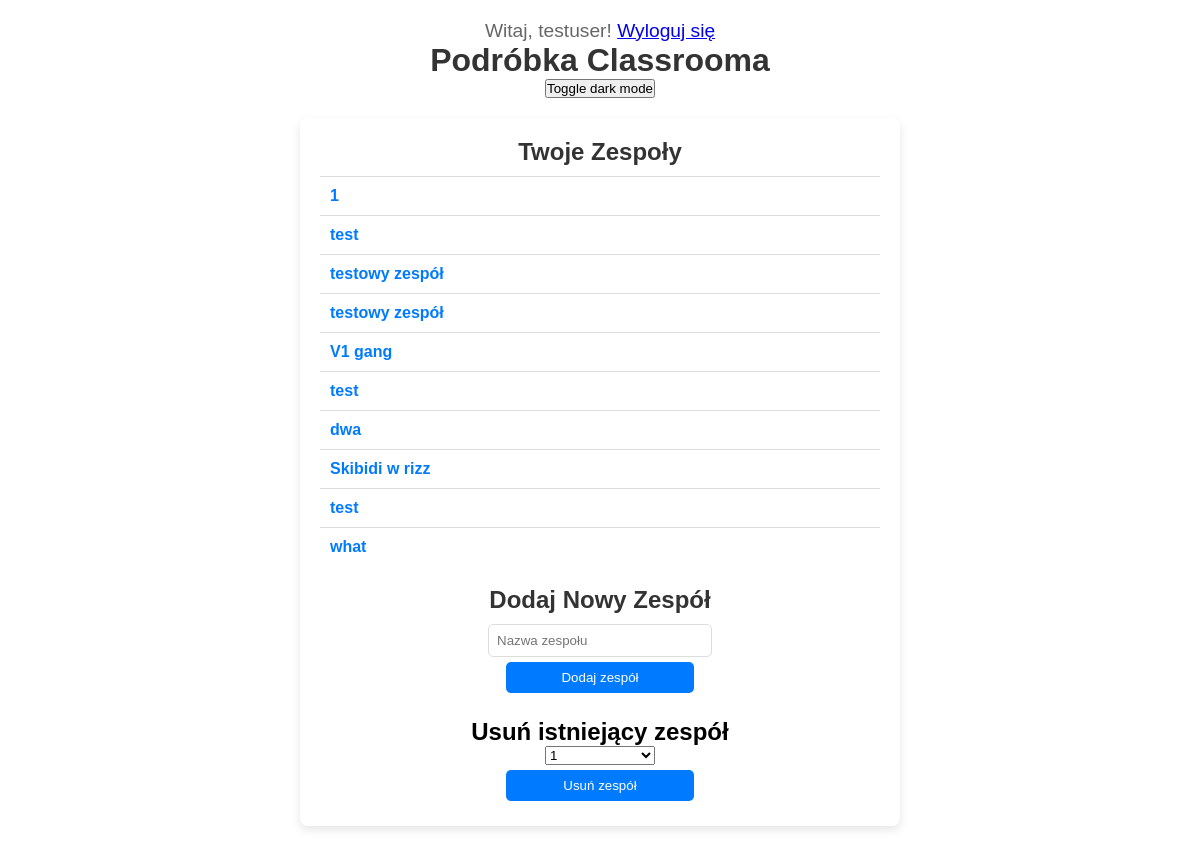
Before: /orgs/ (signed in) with the older database file.
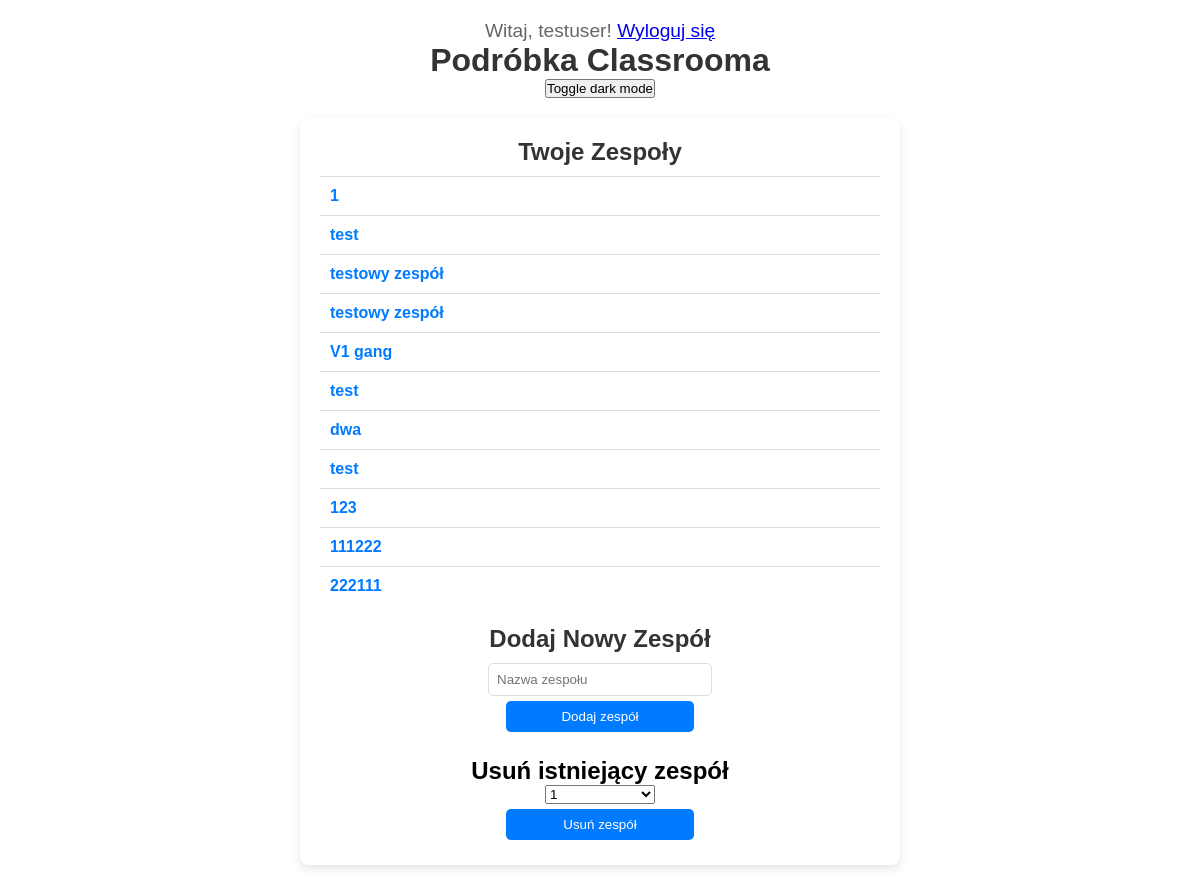
After: the same page with the newer database file.
### Aplikacja_Glowna/models.py (models this page shows, shortened)
class Team(models.Model):
    name = models.CharField(max_length=255)
    code = models.CharField(max_length=10, unique=True, default=generate_team_code)  # Dodanie domyślnego generatora kodów
    owner = models.ForeignKey(User, on_delete=models.CASCADE, related_name='owned_teams')
    members = models.ManyToManyField(User, related_name='teams')

### Aplikacja_Glowna/views.py (the view)
# urls.py: path('', views.main, name='main'),  # Główna strona
def main(request):
    if request.user.is_authenticated:
        teams = Team.objects.filter(members=request.user) | Team.objects.filter(owner=request.user)
        return render(request, 'index.html', {'teams': teams})
    else:
        return redirect('login')

### Aplikacja_Glowna/templates/index.html (shortened to what this page needs)
{% extends 'base.html' %}
{% block content %}
<main>
    <section class="team-section">
        <h2>Twoje Zespoły</h2>
        {% if teams %}
            <ul class="team-list">
                {% for team in teams %}
                    <li class="team-item">
                        <span class="team-name"><a href="{% url 'team_detail' team.id %}">{{ team.name }}</a></span>
                    </li>
                {% endfor %}
            </ul>
        {% else %}
            <p>Nie należysz do żadnego zespołu.</p>
        {% endif %}
    </section>
    <section class="add-team-section">
        <h2>Dodaj Nowy Zespół</h2>
        <form method="POST" action="{% url 'add_team' %}">
            <input type="text" name="team_name" placeholder="Nazwa zespołu" required>
            <button type="submit" class="add-team-button">Dodaj zespół</button>
        </form>
    </section>
    <section class="delete-team-section">
        <h2>Usuń istniejący zespół</h2>
        <form method="POST" action="{% url 'delete_team' %}">
            <select name="team_name" required>
                {% for team in teams %}
                    <option value="{{ team.name }}">{{ team.name }}</option>
                {% endfor %}
            </select>
            <button type="submit" class="delete-team-button">Usuń zespół</button>
        </form>
    </section>
</main>
{% endblock %}

### Aplikacja_Glowna/templates/base.html (shortened to what this page needs)
<!DOCTYPE html>
<html lang="pl">
<head>
    {% load static %}
    <link rel="stylesheet" href='{% static "styles.css" %}'>
</head>
<body>
    {% if user.is_authenticated %}
        <p>Witaj, {{ user.username }}! <a href="{% url 'logout' %}">Wyloguj się</a></p>
    {% endif %}
    <header>
        <h1>Podróbka Classrooma</h1>
        <button onclick="darkliteFunc()">Toggle dark mode</button>
    </header>
    {% block content %}{% endblock %}
</body>
</html>

### orgs/static/styles.css (style rules this page uses)
* { box-sizing: border-box; margin: 0; padding: 0; font-family: Arial, sans-serif; }
body { display: flex; flex-direction: column; align-items: center; padding: 20px; background-color: white; color: black; }
header { text-align: center; margin-bottom: 20px; }
h1 { color: #333; font-size: 2rem; }
p { font-size: 1.2rem; color: #666; }
main { max-width: 600px; width: 100%; background-color: white; border-radius: 8px; padding: 20px; box-shadow: 0 4px 10px rgba(0, 0, 0, 0.1); }
main h2 { justify-self: center; }
.team-section, .add-team-section { margin-bottom: 20px; }
.team-section h2 { margin-bottom: 10px; font-size: 1.5rem; color: #333; justify-self: center; }
.team-list { list-style-type: none; padding: 0; }
.team-item { display: flex; align-items: center; padding: 10px; border-top: 1px solid #ddd; }
.team-name a { text-decoration: none; color: #007bff; transition: 0.2s; font-weight: bold; }
.add-team-section h2 { margin-bottom: 10px; font-size: 1.5rem; color: #333; }
form[method="post"] { display: flex; justify-content: center; flex-direction: column; align-items: center; }
input[name="team_name"] { width: 40%; padding: 8px; border: 1px solid #ddd; border-radius: 5px; }
button[type="submit"] { padding: 8px 15px; background-color: #007bff; color: #fff; border: none; border-radius: 5px; cursor: pointer; transition: 0.3s; margin: 5px; width: 33.5%; }

Changed rows visible on the page:
removed Team: name "Skibidi w rizz"
removed Team: name "what"
added Team: name "123"
added Team: name "111222"
added Team: name "222111"
